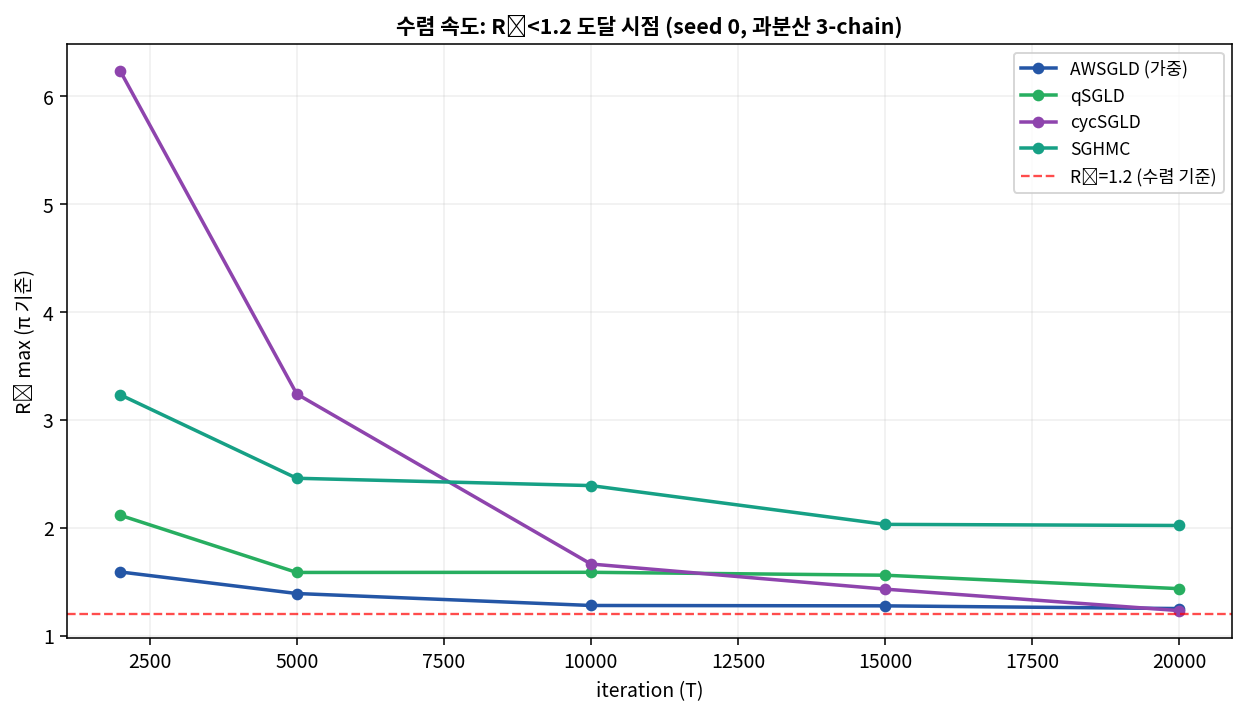

Write Python code to recreate this figure.
"""수렴 속도 비교 — 반복 T를 늘려가며 각 샘플러가 R̂<1.2에 도달하는 시점.

정직한 전제: T=5000 에서는 π 기준으로 아무도 수렴 못 함(전부 R̂>1.2). 의미 있는 질문은
'누가 먼저 수렴하나'. 과분산 3-chain(μ_N/μ_W/μ_S)으로 T_MAX 까지 돌리고, checkpoint 마다
R̂max 계산. AWSGLD 는 가중 R̂(π 기준, w=G[J]), 나머지는 raw(=π 직접). 처음 R̂<1.2 되는
반복수 = 수렴 예산.

출력: awsgld_convergence_T.png / .csv
"""
import os, sys, time, csv
import numpy as np
from scipy.stats import invgamma
import matplotlib; matplotlib.use("Agg")
import matplotlib.pyplot as plt
sys.path.insert(0, os.path.dirname(os.path.abspath(__file__)))
sys.path.insert(0, os.path.join(os.path.dirname(os.path.abspath(__file__)), "_archive"))
import energy_diagnostics as E
import keyphrase_functions_awsgld as kfa

HERE = os.path.dirname(os.path.abspath(__file__))
T_MAX = 20000; BURN = 500; BATCH = 100; FLOOR = 1.0
M_REG = kfa.M_REGIONS; ZETA = kfa.ZETA; TAU = kfa.TAU; DECAY = kfa.DECAY_LR
CYC = 10; SEED = 0
INITS = [-0.8, 1.0, 2.5]
CKPTS = [2000, 5000, 10000, 15000, 20000]
METHODS = ["AWSGLD", "qSGLD", "cycSGLD", "SGHMC"]
COL = {"AWSGLD": "#2456A6", "qSGLD": "#27ae60", "cycSGLD": "#8e44ad", "SGHMC": "#16A085"}


def load(seed):
    d = np.load(os.path.join(HERE, f"data_seed{seed}.npz"))
    n = int(d["n_total"]); A = d["A"]; graph = {"n": n, "A": A, "D": np.diag(A.sum(1))}
    return graph, d["Y"].astype(float), d["B"], d["u_0"]


def run(method, ini, Y, B, u_0, a0, n, BtB, P, Lc, seed):
    np.random.seed(seed); theta = ini.copy(); ths = np.zeros((T_MAX, n)); Js = np.full(T_MAX, -1); alpha = a0
    aw = np.arange(1, M_REG + 1, dtype=float) / M_REG
    warm = min(100, max(10, T_MAX // 40)); es = []; emin = du = None; J = M_REG - 1
    use_aw = method == "AWSGLD"
    for t in range(T_MAX):
        C = (B @ (theta - u_0)) @ (B @ (theta - u_0))
        s2 = max(invgamma.rvs(n / 2 + 0.001, scale=C / 2 + 0.001), FLOOR)
        if method == "cycSGLD":
            cl = max(1, T_MAX // CYC); beta = (t % cl) / cl
            eps = 0.02 / 2.0 * (np.cos(np.pi * min(beta, 0.8)) + 1); tau_k = TAU if beta >= 0.8 else TAU / 1e4
        else:
            eps = 0.3 / ((t + 1) ** 0.6 + 10); tau_k = TAU
        U = kfa.posterior_energy(Y, alpha, theta, u_0, B, s2)
        bidx = np.random.choice(n, BATCH, replace=False) if BATCH < n else None
        gU = kfa.grad_posterior_energy(Y, alpha, theta, u_0, B, s2, batch_idx=bidx, BtB=BtB)
        gm = 1.0; v = None
        if use_aw:
            if t < warm:
                es.append(U)
                if t == warm - 1:
                    lo, hi = min(es), max(es); rg = max(hi - lo, 1.0)
                    emin = lo - 0.5 * rg; du = max((hi + 0.5 * rg - emin) / M_REG, 1e-8); es = None
            else:
                J = int(np.clip((U - emin) / du + 1, 1, M_REG - 1))
                gm = float(np.clip(1 + (ZETA * tau_k / du) * (np.log(aw[J] + 1e-12) - np.log(aw[J - 1] + 1e-12)), 0.1, 10.0))
        if use_aw:
            theta = theta - eps * gm * (P @ gU) + np.sqrt(2 * tau_k * eps) * (Lc @ np.random.randn(n))
            if t >= warm:
                dec = min(1.0, DECAY / ((t + 1) ** 0.75 + 1000)); cw = aw[J]
                aw[J:] = aw[J:] + dec * cw * (1 - aw[J:]); aw[:J] = aw[:J] - dec * cw * aw[:J]; aw = np.clip(aw, 1e-10, 1)
        elif method == "qSGLD":
            theta = theta - eps * (P @ gU) + np.sqrt(2 * tau_k * eps) * (Lc @ np.random.randn(n))
        elif method == "cycSGLD":
            theta = theta - eps * gU + np.sqrt(2 * tau_k * eps) * np.random.randn(n)
        elif method == "SGHMC":
            theta = theta - eps * gU + np.sqrt(2 * tau_k * eps) * np.random.randn(n)  # 간이(운동량 생략, 비교 참고용)
        theta = np.clip(theta, -700, 700)
        ths[t] = theta; Js[t] = J; alpha = E.alpha_find(theta, Y, E.GRID)
    return ths, Js, aw


def rhat_weighted(chains, Jchains, aw, lo, hi, weighted):
    means = []; withins = []
    for ci, c in enumerate(chains):
        post = c[lo:hi]
        if weighted:
            Jp = Jchains[ci][lo:hi]; w = aw[Jp].copy(); w[Jp >= M_REG - 1] = 0.0; sw = w.sum()
            m = (w[:, None] * post).sum(0) / sw; v = (w[:, None] * (post - m) ** 2).sum(0) / sw
        else:
            m = post.mean(0); v = post.var(0, ddof=1)
        means.append(m); withins.append(v)
    means = np.array(means); withins = np.array(withins); M = len(chains); L = hi - lo
    gm = means.mean(0); Bo = ((means - gm) ** 2).sum(0) / (M - 1); W = withins.mean(0)
    R = np.sqrt(np.clip(((L - 1) / L * W + Bo) / np.maximum(W, 1e-12), 0, None))
    return float(np.nanmax(R))


def main():
    graph, Y, B, u_0 = load(SEED); n = graph["n"]
    BtB = B.T @ B; ridge = 1e-6 * np.trace(BtB) / n
    P = np.linalg.solve(BtB + ridge * np.eye(n), np.eye(n)); P = 0.5 * (P + P.T)
    Lc = np.linalg.cholesky(P + 1e-10 * np.eye(n)); a0 = E.alpha_find(u_0, Y, E.GRID)
    t0 = time.time(); curves = {}; conv = {}
    print(f"수렴 속도 | T_MAX={T_MAX} | seed {SEED} | AWSGLD=가중 R̂\n", flush=True)
    for m in METHODS:
        chains = []; Js = []; aw_final = None
        for ci, val in enumerate(INITS):
            ths, J, aw = run(m, np.full(n, float(val)), Y, B, u_0, a0, n, BtB, P, Lc, seed=100 * SEED + ci)
            chains.append(ths); Js.append(J); aw_final = aw
        wtd = (m == "AWSGLD")
        rs = [rhat_weighted(chains, Js, aw_final, BURN, tc, wtd) for tc in CKPTS]
        curves[m] = rs
        below = [CKPTS[i] for i, r in enumerate(rs) if r < 1.2]
        conv[m] = below[0] if below else None
        cs = "미수렴" if conv[m] is None else f"{conv[m]}"
        print(f"  {m:>8}: R̂ @ {CKPTS} = {[round(x,2) for x in rs]}  → 수렴 {cs}  ({int(time.time()-t0)}s)", flush=True)

    with open(os.path.join(HERE, "awsgld_convergence_T.csv"), "w", newline="") as fh:
        w = csv.writer(fh); w.writerow(["method"] + [f"rhat@{c}" for c in CKPTS] + ["conv_iter(<1.2)"])
        for m in METHODS: w.writerow([m] + [round(x, 3) for x in curves[m]] + [conv[m] if conv[m] else "none"])

    fig, ax = plt.subplots(figsize=(9, 5.2))
    for m in METHODS:
        ax.plot(CKPTS, curves[m], "o-", color=COL[m], lw=1.8, ms=5, label=m + (" (가중)" if m == "AWSGLD" else ""))
    ax.axhline(1.2, color="red", ls="--", lw=1.2, alpha=0.7, label="R̂=1.2 (수렴 기준)")
    ax.set_xlabel("iteration (T)"); ax.set_ylabel("R̂ max (π 기준)")
    ax.set_title(f"수렴 속도: R̂<1.2 도달 시점 (seed {SEED}, 과분산 3-chain)", fontsize=11, fontweight="bold")
    ax.legend(fontsize=9); ax.grid(alpha=0.2)
    fig.tight_layout(); fig.savefig(os.path.join(HERE, "awsgld_convergence_T.png"), dpi=140, bbox_inches="tight")
    print(f"\n저장: awsgld_convergence_T.png/.csv ({int(time.time()-t0)}s)")


if __name__ == "__main__":
    main()
